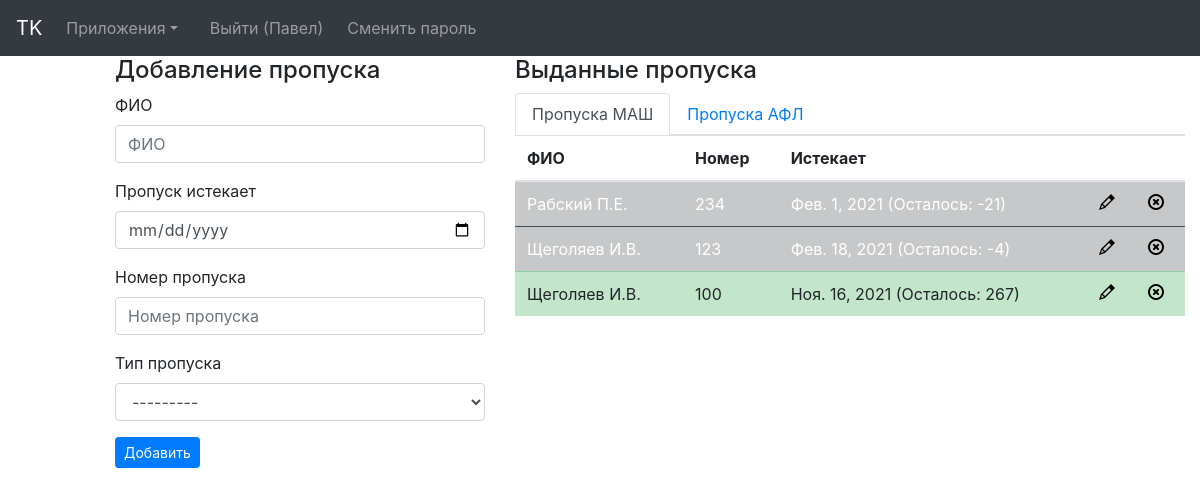
/passes/ (signed in), run on an earlier commit of the app's database.
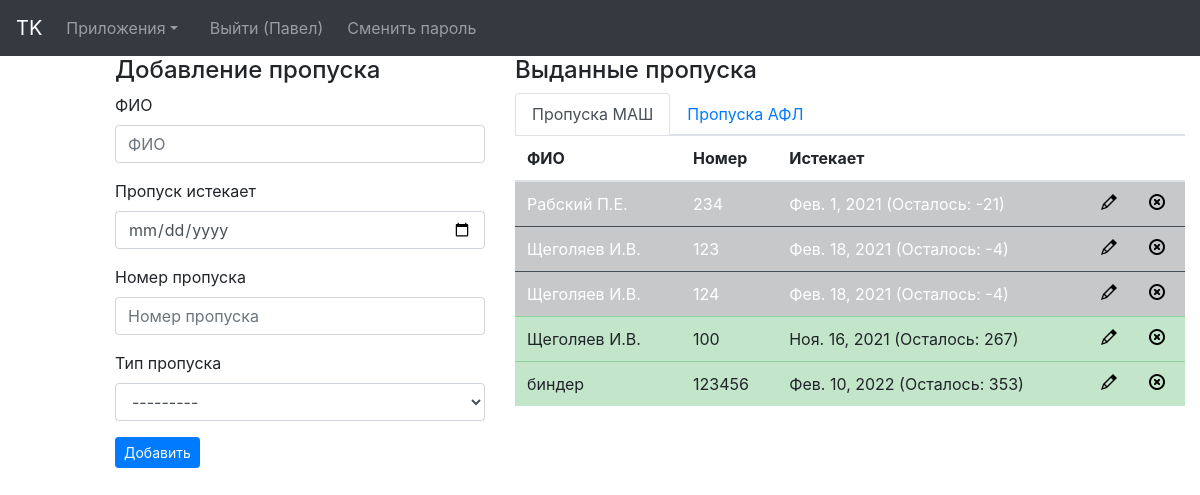
And on a later commit of the database.
### passes/models.py (models this page shows, shortened)
class Passes(models.Model):
    PASS_TYPES = (
        ('afl', 'Пропуск АФЛ'),
        ('mash', 'Пропуск МАШ'),
    )
    author = models.ForeignKey(settings.AUTH_USER_MODEL, on_delete=models.CASCADE)
    owner = models.CharField(max_length=500, editable=True, blank=True)
    passexpired = models.DateField(blank=True, editable=True, null=True)
    passnumber = models.CharField(max_length=20, editable=True, blank=True)
    passtype = models.CharField(max_length=10, choices=PASS_TYPES)
    deleted = models.BooleanField(default=False)

### passes/views.py (the view, shortened to what this page needs)
# urls.py: url(r'^(?P<pass_id>[0-9]+)$', views.start, name='start'),
@login_required
def start(request, pass_id=None):
    context = {}
    try:
        context['role'] = PassesUsers.objects.get(user=request.user.id).role
    except Exception:
        return HttpResponse("START. Критическая ошибка контроля ролей. Обратитесь к администратору")
    if context['role'] == 'teamlead':
        if request.method == 'POST':
            form = PassesForm(request.POST)
            if form.is_valid():
                response = form.save(commit=False)
                response.author = User.objects.get(username=request.user)
                response.save()
        if pass_id == None:
            context['form'] = PassesForm()
        else:
            context['form'] = PassesForm(instance=Passes.objects.get(id=pass_id))
        allPasses = Passes.objects.all().filter(deleted=False)
        warning_days = 120
        danger_days = 90
        critical_days = 30
        for i in allPasses:
            print(i.author, request.user)
            if i.author == request.user:
                i.showmy = True
            else:
                i.showmy = False
            i.days_left = int(str(i.passexpired - datetime.date.today()).split()[0])
            if i.days_left > warning_days:
                i.status = "table-success"
            elif i.days_left <= warning_days and i.days_left > danger_days+1:
                i.status = "table-warning"
            elif i.days_left <= danger_days and i.days_left > critical_days+1:
                i.status = "table-danger"
            else:
                i.status = "table-dark"
        context['passes'] = sorted(allPasses, key=lambda student: student.passexpired)
    if context['role'] == 'admin':
        pass
    return render(request, 'passes/index.html', context)

### passes/forms.py
class PassesForm(ModelForm):
    class Meta:
        model = Passes
        fields = ['owner','passexpired', 'passnumber','passtype']
        labels = {
            "owner": "ФИО",
            "passexpired": "Пропуск истекает",
            "passnumber": "Номер пропуска",
            "passtype": "Тип пропуска",
        }
        widgets = {
            'passexpired': forms.DateInput(
                format=('%Y-%m-%d'),  # Формат, в котором ХРАНИТСЯ дата
                attrs = {
                    'class':'form-control',
                    'type':'date'
                }
            ),
        }

### templates/passes/index.html (shortened to what this page needs)
{% extends 'base.html' %}
{% load static %}
{% load bootstrap4 %}
{% block content %}
    <div class="container-fluid">
        <div class="row">
            <div class="col-xs-12 col-sm-6 col-md-8 col-lg-1">
            </div>
            <div class="col-xs-12 col-sm-6 col-md-8 col-lg-4">
                <h4>Добавление пропуска</h4>
                <form action="/passes/" method="post" class="form">
                    {% bootstrap_form form layout='horizontal' size='small' %}
                    <button type="submit" class="btn btn-primary btn-sm">Добавить</button>
                </form>
            </div>
            <div class="col-xs-12 col-sm-6 col-md-4 col-lg-7">
                <h4>Выданные пропуска</h4>
                <ul class="nav nav-tabs">
                    <li class="nav-item">
                        <a class="nav-link active" data-toggle="tab" href="#home">Пропуска МАШ</a>
                    </li>
                    <li class="nav-item">
                        <a class="nav-link" data-toggle="tab" href="#profile">Пропуска АФЛ</a>
                    </li>
                </ul>
                <div id="myTabContent" class="tab-content">
                    <div class="tab-pane fade active show" id="home">
                        <table class="table table-hover">
                            <thead>
                            <tr>
                                <th scope="col">ФИО</th>
                                <th scope="col">Номер</th>
                                <th scope="col">Истекает</th>
                                <th scope="col"></th>
                                <th scope="col"></th>
                            </tr>
                            </thead>
                            <tbody>
                            {% for i in passes %}
                                {% if i.passtype == 'mash' %}
                                    <tr class="{{ i.status }}">
                                        <td>{{ i.owner }}</td>
                                        <td>{{ i.passnumber }}</td>
                                        <td>{{ i.passexpired }} (Осталось: {{ i.days_left }})</td>
                                        <td>
                                            <a href="{{ i.id }}">
                                                <img src="{% static '\icons\pencil.png' %} ">
                                            </a>
                                        </td>
                                        <td>
                                            <a href="delete_pass/{{ i.id }}" onclick="return confirm('Ну и что, вот прям удаляем?');">
                                                <img src="{% static '\icons\delete.png' %} ">
                                            </a>
                                        </td>
                                    </tr>
                                {% endif %}
                            {% endfor %}
                            </tbody>
                        </table>
                    </div>
                </div>
            </div>
        </div>
    </div>
{% endblock %}

What changed in the data, as far as the page shows it:
added Passes: owner "Щеголяев И.В.", passnumber "124", passexpired "Фев. 18, 2021", days_left "-4"
added Passes: owner "биндер", passnumber "123456", passexpired "Фев. 10, 2022", days_left "353"
